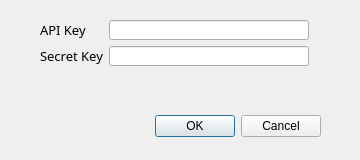
<?xml version="1.0" encoding="UTF-8"?>
<ui version="4.0">
 <class>SettingDialog</class>
 <widget class="QDialog" name="SettingDialog">
  <property name="geometry">
   <rect>
    <x>0</x>
    <y>0</y>
    <width>360</width>
    <height>160</height>
   </rect>
  </property>
  <property name="minimumSize">
   <size>
    <width>360</width>
    <height>160</height>
   </size>
  </property>
  <property name="maximumSize">
   <size>
    <width>360</width>
    <height>160</height>
   </size>
  </property>
  <property name="windowTitle">
   <string>Setting</string>
  </property>
  <widget class="QDialogButtonBox" name="buttonBox">
   <property name="geometry">
    <rect>
     <x>140</x>
     <y>110</y>
     <width>181</width>
     <height>32</height>
    </rect>
   </property>
   <property name="whatsThis">
    <string>confirm settings or not</string>
   </property>
   <property name="orientation">
    <enum>Qt::Horizontal</enum>
   </property>
   <property name="standardButtons">
    <set>QDialogButtonBox::Cancel|QDialogButtonBox::Ok</set>
   </property>
  </widget>
  <widget class="QWidget" name="layoutWidget">
   <property name="geometry">
    <rect>
     <x>40</x>
     <y>20</y>
     <width>288</width>
     <height>48</height>
    </rect>
   </property>
   <layout class="QFormLayout" name="formLayout">
    <item row="0" column="0">
     <widget class="QLabel" name="labelAPIKey">
      <property name="font">
       <font>
        <family>Cascadia Code</family>
        <pointsize>10</pointsize>
       </font>
      </property>
      <property name="whatsThis">
       <string>'client id' - You can find in baidu AI platform</string>
      </property>
      <property name="text">
       <string>API Key</string>
      </property>
     </widget>
    </item>
    <item row="0" column="1">
     <widget class="QLineEdit" name="lineEditAPI">
      <property name="minimumSize">
       <size>
        <width>200</width>
        <height>20</height>
       </size>
      </property>
      <property name="maximumSize">
       <size>
        <width>133</width>
        <height>20</height>
       </size>
      </property>
      <property name="whatsThis">
       <string>Input client id here</string>
      </property>
     </widget>
    </item>
    <item row="1" column="0">
     <widget class="QLabel" name="labelSecretKey">
      <property name="font">
       <font>
        <family>Cascadia Code</family>
        <pointsize>10</pointsize>
       </font>
      </property>
      <property name="whatsThis">
       <string>'client secret' - You can find in baidu AI platform</string>
      </property>
      <property name="text">
       <string>Secret Key</string>
      </property>
     </widget>
    </item>
    <item row="1" column="1">
     <widget class="QLineEdit" name="lineEditSecret">
      <property name="minimumSize">
       <size>
        <width>200</width>
        <height>20</height>
       </size>
      </property>
      <property name="maximumSize">
       <size>
        <width>200</width>
        <height>20</height>
       </size>
      </property>
      <property name="whatsThis">
       <string>Input client secret here</string>
      </property>
     </widget>
    </item>
   </layout>
  </widget>
 </widget>
 <resources/>
 <connections>
  <connection>
   <sender>buttonBox</sender>
   <signal>accepted()</signal>
   <receiver>SettingDialog</receiver>
   <slot>accept()</slot>
   <hints>
    <hint type="sourcelabel">
     <x>248</x>
     <y>254</y>
    </hint>
    <hint type="destinationlabel">
     <x>157</x>
     <y>274</y>
    </hint>
   </hints>
  </connection>
  <connection>
   <sender>buttonBox</sender>
   <signal>rejected()</signal>
   <receiver>SettingDialog</receiver>
   <slot>reject()</slot>
   <hints>
    <hint type="sourcelabel">
     <x>316</x>
     <y>260</y>
    </hint>
    <hint type="destinationlabel">
     <x>286</x>
     <y>274</y>
    </hint>
   </hints>
  </connection>
 </connections>
</ui>
